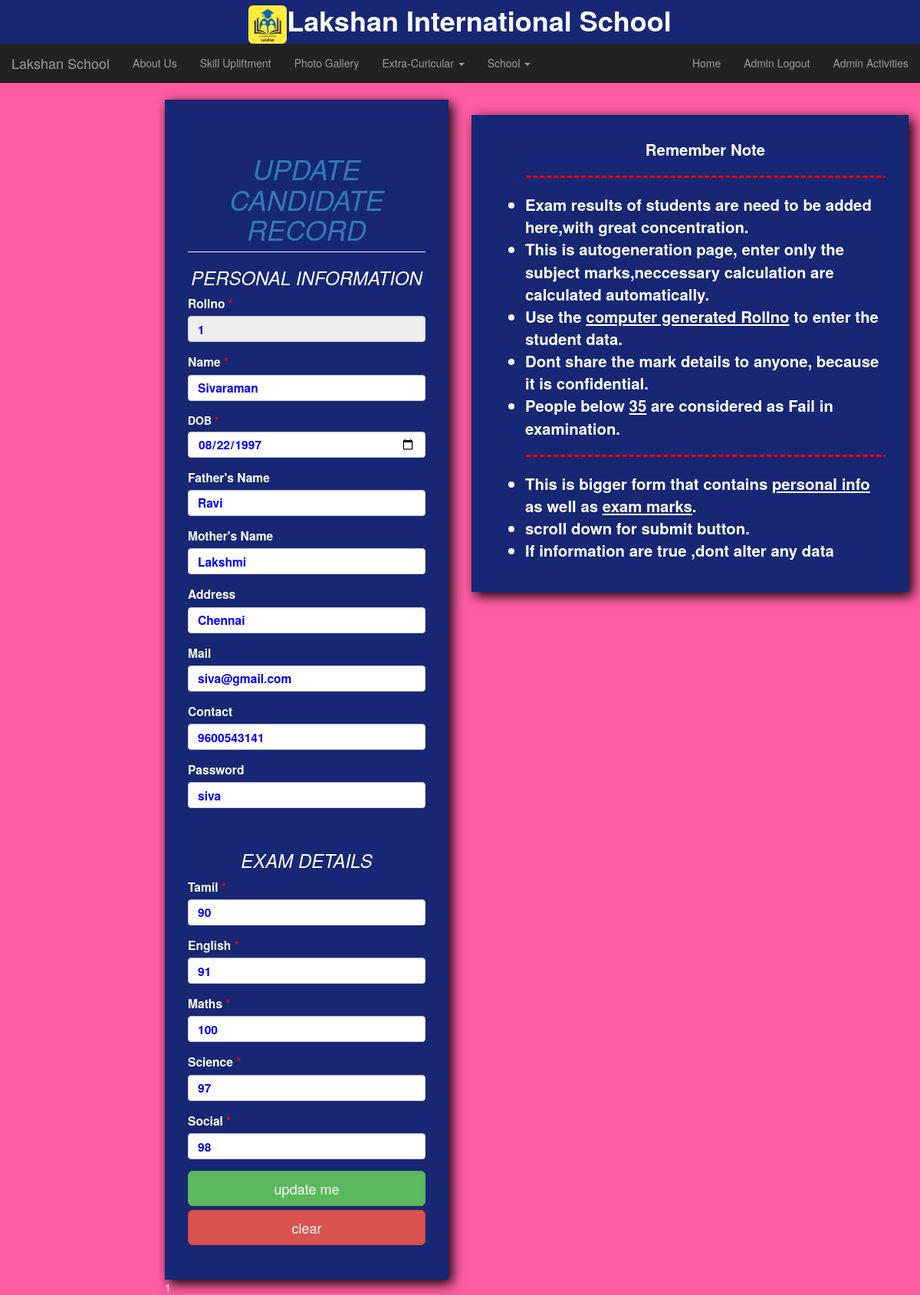
The page /Update_record/1 on the database its author committed.
### tables this page shows
CREATE TABLE "students" (
	"RollNo"	INTEGER UNIQUE,
	"Name"	TEXT,
	"DOB"	INTEGER,
	"Fathername"	TEXT,
	"Mothername"	TEXT,
	"Address"	TEXT,
	"Mail"	TEXT,
	"Contact"	INTEGER,
	"Password"	TEXT,
	"Tamil"	INTEGER,
	"English"	INTEGER,
	"Maths"	INTEGER,
	"Science"	INTEGER,
	"Social"	INTEGER,
	"Total"	INTEGER,
	"Average"	REAL,
	"Result"	TEXT,
	"Rank"	INTEGER,
	"dummy1"	INTEGER,
	"dummy2"	INTEGER,
	PRIMARY KEY("RollNo" AUTOINCREMENT)
);

### main.py (the view, shortened to what this page needs)
@app.route('/Update_record/<string:id>',methods=['POST','GET'])
def Update_myrecord(id):
    con=sqlite3.connect('studentdetail.db')
    con.row_factory=sqlite3.Row
    cur=con.cursor()
    cur.execute('SELECT * FROM students WHERE rollno=?',(id,))
    MYDATA=cur.fetchone()
    return render_template('10update.html',MYDATA=MYDATA)   #step2:

### templates/10update.html (shortened to what this page needs)
<!DOCTYPE html>
<html lang="en">
<head>
    <link rel="stylesheet" href="{{url_for('static',filename='css/bootstrap.min.css')}}">
    <link rel="stylesheet" href="{{url_for('static',filename='myfont/fontawesome.min.css')}}">
    <link rel="stylesheet" href="{{url_for('static',filename='css/style.css')}}">
</head>
<body>
<nav class="navbar navbar-inverse navbar-fixed-top" >
<div class="container-fluid" id="schoolname">
    <center>
        <img src="{{ url_for('static',filename='image2/logo1.jpg')}}" height="50px" class="img img-rounded"
        <h1><b>Lakshan International School</b></h1>
    </center>
</div>
    <div class="container-fluid">
        <div class="navbar-header">
            <a href="#" class="navbar-brand"> Lakshan School</a>
        </div>
       <ul class="nav navbar-nav">
           <li ><a href="/Aboutus">About Us</a></li>
           <li><a href="/Skilluplift">Skill Upliftment</a></li>
           <li><a href="/gallery">Photo Gallery</a></li>
           <li class="dropdown">
               <a href="#" class="dropdown-toggle" data-toggle="dropdown">
                  Extra-Curicular
                   <span class="caret"></span>
               </a>
           </li>
           <li class="dropdown">
               <a href="#" class="dropdown-toggle" data-toggle="dropdown">
                  School
                   <span class="caret"></span>
               </a>
           </li>
       </ul>
        <ul class="nav navbar-nav navbar-right">
            <li><a href="/">Home</a></li>
            <li><a href="/Admin_loginpage">Admin Logout</a></li>
             <li><a href="/Adminactivities">Admin Activities </a></li>
        </ul>
    </div>
</nav>
<div class="col-md-offset-2 col-md-4" style="margin-top:130px;">
    <div class="shadow">
        <form method="POST">
            <i><h1 class="page-header text-primary text-center">UPDATE CANDIDATE RECORD</h1></i>
            <i><h3 class="text-secondary text-center">PERSONAL INFORMATION</h3></i>
                <div class="form-group">
                    <label  class="size10"> Rollno <span class="mandatory">*</span></label>
                    <input id="s01" type="number" name="rollno"  value="{{MYDATA['rollno']}}" class="form-control" disabled>
                </div>
                <div class="form-group">
                    <label  class="size10"> Name <span class="mandatory">*</span> </label>
                    <input id="s01" type="text" name="name"  value="{{MYDATA['name']}}" class="form-control" required>
                </div>
                <div class="form-group">
                    <label> DOB <span class="mandatory">*</span> </label>
                    <input id="s01" type="date" name="dob" value="{{MYDATA['dob']}}" class="form-control" required>
                </div>
                <div class="form-group">
                    <label  class="size10">Father's Name </label>
                    <input id="s01" type="text" name="fname"  value="{{MYDATA['fathername']}}" class="form-control" >
                </div>
                <div class="form-group">
                    <label  class="size10">Mother's Name</label>
                    <input id="s01" type="text" name="mname" value="{{MYDATA['mothername']}}"  class="form-control" >
                </div>
                <div class="form-group">
                    <label  class="size10">Address</label>
                    <input id="s01" type="text" name="address" value="{{MYDATA['address']}}"  class="form-control" >
                </div>
                <div class="form-group">
                    <label  class="size10">Mail</label>
                    <input id="s01" type="text" name="mail" value="{{MYDATA['mail']}}" class="form-control" required>
                </div>
                <div class="form-group">
                    <label  class="size10">Contact</label>
                    <input id="s01" type="text" name="contact"  value="{{MYDATA['contact']}}" class="form-control" required>
                </div>
                <div class="form-group">
                    <label  class="size10">Password</label>
                    <input id="s01" type="text" name="password"   value="{{MYDATA['password']}}" class="form-control" required>
                </div>
                <br>
                <i><h3 class=" page-headertext-secondary text-center">EXAM DETAILS</h3></i>
                 <div class="form-group">
                    <label  class="size10"> Tamil <span class="mandatory">*</span> </label>
                    <input id="s01" type="number" name="tamil" value="{{MYDATA['tamil']}}" class="form-control" min="0" max="100" required>
                </div>
                <div class="form-group">
                    <label  class="size10">English <span class="mandatory">*</span> </label>
                    <input id="s01" type="number" name="english"  value="{{MYDATA['english']}}" class="form-control" min="0" max="100"  required>
                </div>
                <div class="form-group">
                    <label  class="size10">Maths <span class="mandatory">*</span> </label>
                    <input id="s01" type="number" name="maths"  value="{{MYDATA['maths']}}" class="form-control"  min="0" max="100"  required>
                </div>
                <div class="form-group">
                    <label  class="size10">Science <span class="mandatory">*</span> </label>
                    <input id="s01" type="number" name="science" value="{{MYDATA['science']}}" class="form-control" min="0" max="100"  required>
                </div>
                <div class="form-group">
                    <label  class="size10">Social <span class="mandatory">*</span> </label>
                    <input id="s01" type="text" name="social" value="{{MYDATA['social']}}"  class="form-control" min="0" max="100"   required>
                </div>
                <div class="form-group">
                    <input type="submit" value="update me" class="btn btn-success btn-block btn-lg">
                    <input type="reset" value="clear" class="btn btn-danger btn-block btn-lg">
                </div>
        </form>
    </div>
1</div>
    <div class="col-md-6" style="margin-top:150px;">
         <div class="shadow">
           <ul class="size07">
               <center>Remember Note</center>
               <hr class="new1">
               <li>Exam results of students are need to be added here,with great concentration.</li>
               <li> This is autogeneration page, enter only the subject marks,neccessary calculation are calculated automatically.</li>
               <li>Use the <u>computer generated Rollno</u> to enter the student data.</li>
               <li>Dont share the mark details to anyone, because it is confidential.</li>
               <li>People below <u>35</u> are considered as Fail in examination. </li>
               <hr class="new1">
               <li>This is bigger form that contains <u> personal info</u> as well as <u>exam marks</u>.</li>
               <li>scroll down for submit button.</li>
               <li>If information are true ,dont alter any data</li>
           </ul>
        </div>
    </div>
</body>
</html>

### static/css/style.css (style rules this page uses)
body { background-color:#FF5DA2; color:white; }
.size07 { font-size:1.7vw; color:white; font-weight:bold; }
.size10 { font-size:1.3vw; color:white; font-weight:bold; }
#s01 { font-size:1.3vw; color:blue; font-weight:bold; }
hr.new1 { border-top:3px dashed red; border-radius:5px; }
.shadow { background-color:#172774; box-shadow:5px 5px 15px black; padding:30px; }
.mandatory { color:red; }
#schoolname { background-color:#172774; color:white; font-size:3vw; }

### rows shown on the page
students: rollno "1", name "Sivaraman", dob "08/22/1997", fname "Ravi", mname "Lakshmi", address "Chennai", mail "siva@gmail.com", contact "9600543141", password "siva", tamil "90", english "91", maths "100", science "97", social "98"
